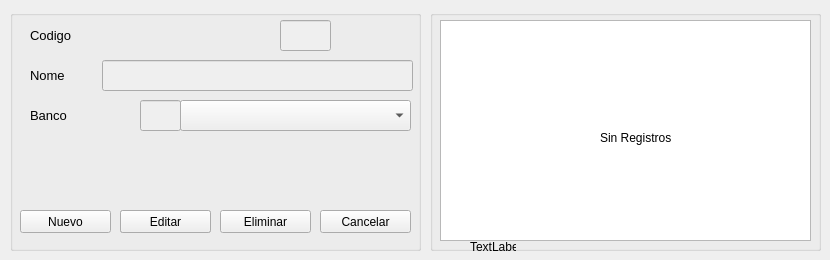
<?xml version="1.0" encoding="UTF-8"?>
<ui version="4.0">
 <class>frmagencia</class>
 <widget class="QWidget" name="frmagencia">
  <property name="geometry">
   <rect>
    <x>0</x>
    <y>0</y>
    <width>830</width>
    <height>260</height>
   </rect>
  </property>
  <property name="windowTitle">
   <string>Registro de Agencias</string>
  </property>
  <widget class="QGroupBox" name="groupBox">
   <property name="geometry">
    <rect>
     <x>10</x>
     <y>10</y>
     <width>411</width>
     <height>241</height>
    </rect>
   </property>
   <property name="title">
    <string/>
   </property>
   <widget class="QPushButton" name="btnnovo">
    <property name="geometry">
     <rect>
      <x>10</x>
      <y>200</y>
      <width>91</width>
      <height>23</height>
     </rect>
    </property>
    <property name="text">
     <string>Nuevo</string>
    </property>
   </widget>
   <widget class="QPushButton" name="btnguardar">
    <property name="geometry">
     <rect>
      <x>110</x>
      <y>200</y>
      <width>91</width>
      <height>23</height>
     </rect>
    </property>
    <property name="text">
     <string>Guardar</string>
    </property>
   </widget>
   <widget class="QPushButton" name="btneliminar">
    <property name="geometry">
     <rect>
      <x>210</x>
      <y>200</y>
      <width>91</width>
      <height>23</height>
     </rect>
    </property>
    <property name="text">
     <string>Eliminar</string>
    </property>
   </widget>
   <widget class="QPushButton" name="btneditar">
    <property name="geometry">
     <rect>
      <x>110</x>
      <y>200</y>
      <width>91</width>
      <height>23</height>
     </rect>
    </property>
    <property name="text">
     <string>Editar</string>
    </property>
   </widget>
   <widget class="QLineEdit" name="txtcod">
    <property name="enabled">
     <bool>false</bool>
    </property>
    <property name="geometry">
     <rect>
      <x>270</x>
      <y>10</y>
      <width>51</width>
      <height>31</height>
     </rect>
    </property>
    <property name="font">
     <font>
      <pointsize>10</pointsize>
     </font>
    </property>
   </widget>
   <widget class="QLineEdit" name="txtnomagencia">
    <property name="enabled">
     <bool>false</bool>
    </property>
    <property name="geometry">
     <rect>
      <x>92</x>
      <y>50</y>
      <width>311</width>
      <height>31</height>
     </rect>
    </property>
    <property name="font">
     <font>
      <pointsize>10</pointsize>
     </font>
    </property>
   </widget>
   <widget class="QLabel" name="label">
    <property name="geometry">
     <rect>
      <x>20</x>
      <y>10</y>
      <width>81</width>
      <height>31</height>
     </rect>
    </property>
    <property name="font">
     <font>
      <pointsize>10</pointsize>
     </font>
    </property>
    <property name="text">
     <string>Codigo</string>
    </property>
   </widget>
   <widget class="QLabel" name="label_2">
    <property name="geometry">
     <rect>
      <x>20</x>
      <y>50</y>
      <width>46</width>
      <height>31</height>
     </rect>
    </property>
    <property name="font">
     <font>
      <pointsize>10</pointsize>
     </font>
    </property>
    <property name="text">
     <string>Nome</string>
    </property>
   </widget>
   <widget class="QPushButton" name="btncancelar">
    <property name="geometry">
     <rect>
      <x>310</x>
      <y>200</y>
      <width>91</width>
      <height>23</height>
     </rect>
    </property>
    <property name="text">
     <string>Cancelar</string>
    </property>
   </widget>
   <widget class="QComboBox" name="cbobanco">
    <property name="geometry">
     <rect>
      <x>170</x>
      <y>90</y>
      <width>231</width>
      <height>31</height>
     </rect>
    </property>
    <property name="font">
     <font>
      <pointsize>10</pointsize>
     </font>
    </property>
   </widget>
   <widget class="QLabel" name="label_3">
    <property name="geometry">
     <rect>
      <x>20</x>
      <y>90</y>
      <width>46</width>
      <height>31</height>
     </rect>
    </property>
    <property name="font">
     <font>
      <pointsize>10</pointsize>
     </font>
    </property>
    <property name="text">
     <string>Banco</string>
    </property>
   </widget>
   <widget class="QLineEdit" name="txtcodbanco">
    <property name="enabled">
     <bool>false</bool>
    </property>
    <property name="geometry">
     <rect>
      <x>130</x>
      <y>90</y>
      <width>41</width>
      <height>31</height>
     </rect>
    </property>
    <property name="font">
     <font>
      <pointsize>10</pointsize>
     </font>
    </property>
   </widget>
  </widget>
  <widget class="QGroupBox" name="groupBox_2">
   <property name="geometry">
    <rect>
     <x>430</x>
     <y>10</y>
     <width>391</width>
     <height>241</height>
    </rect>
   </property>
   <property name="title">
    <string/>
   </property>
   <widget class="QTableWidget" name="tabla">
    <property name="geometry">
     <rect>
      <x>10</x>
      <y>10</y>
      <width>371</width>
      <height>221</height>
     </rect>
    </property>
    <property name="editTriggers">
     <set>QAbstractItemView::NoEditTriggers</set>
    </property>
    <property name="selectionBehavior">
     <enum>QAbstractItemView::SelectRows</enum>
    </property>
    <attribute name="verticalHeaderVisible">
     <bool>false</bool>
    </attribute>
   </widget>
   <widget class="QLabel" name="lblsinreg">
    <property name="geometry">
     <rect>
      <x>170</x>
      <y>120</y>
      <width>91</width>
      <height>16</height>
     </rect>
    </property>
    <property name="text">
     <string>Sin Registros</string>
    </property>
   </widget>
   <widget class="QLabel" name="lblindice">
    <property name="geometry">
     <rect>
      <x>40</x>
      <y>230</y>
      <width>46</width>
      <height>13</height>
     </rect>
    </property>
    <property name="text">
     <string>TextLabel</string>
    </property>
   </widget>
  </widget>
 </widget>
 <tabstops>
  <tabstop>btnnovo</tabstop>
  <tabstop>txtnomagencia</tabstop>
  <tabstop>cbobanco</tabstop>
  <tabstop>btnguardar</tabstop>
  <tabstop>btneditar</tabstop>
  <tabstop>btneliminar</tabstop>
  <tabstop>btncancelar</tabstop>
  <tabstop>tabla</tabstop>
  <tabstop>txtcod</tabstop>
  <tabstop>txtcodbanco</tabstop>
 </tabstops>
 <resources/>
 <connections>
  <connection>
   <sender>tabla</sender>
   <signal>cellClicked(int,int)</signal>
   <receiver>lblindice</receiver>
   <slot>setNum(int)</slot>
   <hints>
    <hint type="sourcelabel">
     <x>636</x>
     <y>148</y>
    </hint>
    <hint type="destinationlabel">
     <x>648</x>
     <y>40</y>
    </hint>
   </hints>
  </connection>
 </connections>
</ui>
